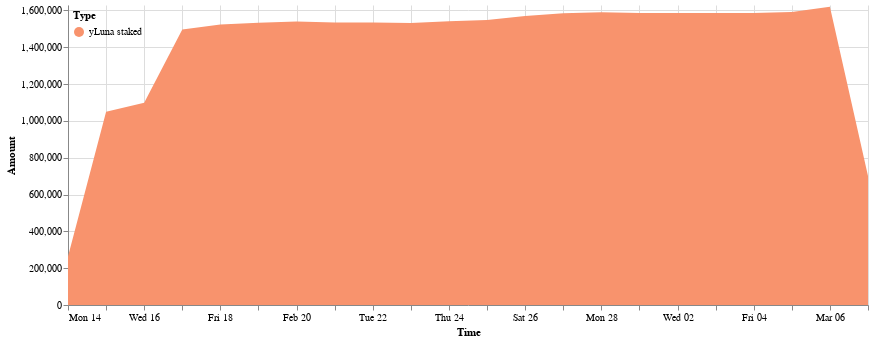

Notebook source saved alongside this figure:
### Code cell
domain = ['yLuna staked']
range_ = ['#f8936d']
cp.get_line_chart(daily_delta_stk, 
               alt.Scale(domain=domain, range=range_),
               min_date = daily_delta_stk.Time.min(),
               max_date = daily_delta_stk.Time.max(),
               top_padding = 10000
        ).properties(width=800).configure_view(strokeOpacity=0)

### Figure 1 — Vega-Lite specification as saved in the notebook (floating-point values rounded to 4 significant figures)
{"config": {"view": {"continuousWidth": 400, "continuousHeight": 300, "strokeOpacity": 0}}, "data": {"name": "data-4c629306ac93c4cf3aa16e13576623bf"}, "mark": "area", "encoding": {"color": {"field": "Type", "legend": {"direction": "vertical", "legendY": 0, "orient": "none", "padding": 5}, "scale": {"domain": ["yLuna staked"], "range": ["#f8936d"]}, "type": "nominal"}, "tooltip": [{"field": "Time", "format": "%Y-%m-%d", "type": "temporal"}, {"field": "Type", "type": "nominal"}, {"field": "Amount (millions)", "type": "nominal"}], "x": {"field": "Time", "scale": {"domain": ["2022-02-14", "2022-03-07"]}, "type": "temporal"}, "y": {"field": "Amount", "scale": {"domain": [0, 1630000.0]}, "type": "quantitative"}}, "width": 800, "$schema": "https://vega.github.io/schema/vega-lite/v4.17.0.json", "datasets": {"data-4c629306ac93c4cf3aa16e13576623bf": [{"Time": "2022-02-14", "Amount signed": 264000.0, "Amount": 264000.0, "Type": "yLuna staked", "Amount (millions)": "0.26M"}, {"Time": "2022-02-15", "Amount signed": 785400.0, "Amount": 1049000.0, "Type": "yLuna staked", "Amount (millions)": "1.05M"}, {"Time": "2022-02-16", "Amount signed": 48820.0, "Amount": 1098000.0, "Type": "yLuna staked", "Amount (millions)": "1.1M"}, {"Time": "2022-02-17", "Amount signed": 398600.0, "Amount": 1497000.0, "Type": "yLuna staked", "Amount (millions)": "1.5M"}, {"Time": "2022-02-18", "Amount signed": 26480.0, "Amount": 1523000.0, "Type": "yLuna staked", "Amount (millions)": "1.52M"}, {"Time": "2022-02-19", "Amount signed": 9947.0, "Amount": 1533000.0, "Type": "yLuna staked", "Amount (millions)": "1.53M"}, {"Time": "2022-02-20", "Amount signed": 6690.0, "Amount": 1540000.0, "Type": "yLuna staked", "Amount (millions)": "1.54M"}, {"Time": "2022-02-21", "Amount signed": -5372.0, "Amount": 1534000.0, "Type": "yLuna staked", "Amount (millions)": "1.53M"}, {"Time": "2022-02-22", "Amount signed": -340.6, "Amount": 1534000.0, "Type": "yLuna staked", "Amount (millions)": "1.53M"}, {"Time": "2022-02-23", "Amount signed": -1892.0, "Amount": 1532000.0, "Type": "yLuna staked", "Amount (millions)": "1.53M"}, {"Time": "2022-02-24", "Amount signed": 9216.0, "Amount": 1541000.0, "Type": "yLuna staked", "Amount (millions)": "1.54M"}, {"Time": "2022-02-25", "Amount signed": 6565.0, "Amount": 1548000.0, "Type": "yLuna staked", "Amount (millions)": "1.55M"}, {"Time": "2022-02-26", "Amount signed": 21590.0, "Amount": 1570000.0, "Type": "yLuna staked", "Amount (millions)": "1.57M"}, {"Time": "2022-02-27", "Amount signed": 15350.0, "Amount": 1585000.0, "Type": "yLuna staked", "Amount (millions)": "1.58M"}, {"Time": "2022-02-28", "Amount signed": 5056.0, "Amount": 1590000.0, "Type": "yLuna staked", "Amount (millions)": "1.59M"}, {"Time": "2022-03-01", "Amount signed": -3479.0, "Amount": 1587000.0, "Type": "yLuna staked", "Amount (millions)": "1.59M"}, {"Time": "2022-03-02", "Amount signed": -801.9, "Amount": 1586000.0, "Type": "yLuna staked", "Amount (millions)": "1.59M"}, {"Time": "2022-03-03", "Amount signed": -37.23, "Amount": 1586000.0, "Type": "yLuna staked", "Amount (millions)": "1.59M"}, {"Time": "2022-03-04", "Amount signed": 980.6, "Amount": 1587000.0, "Type": "yLuna staked", "Amount (millions)": "1.59M"}, {"Time": "2022-03-05", "Amount signed": 5166.0, "Amount": 1592000.0, "Type": "yLuna staked", "Amount (millions)": "1.59M"}, {"Time": "2022-03-06", "Amount signed": 27690.0, "Amount": 1620000.0, "Type": "yLuna staked", "Amount (millions)": "1.62M"}, {"Time": "2022-03-07", "Amount signed": -918500.0, "Amount": 701000.0, "Type": "yLuna staked", "Amount (millions)": "0.7M"}]}}
